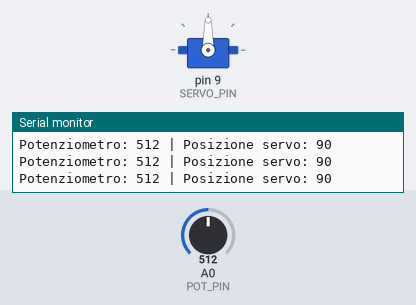
A sketch run on a simulated Arduino Uno, built with avr-gcc and run on an emulated ATmega328P. Parts: servo, the last lines printed to the serial monitor. Inputs (shaded band) come from the test bench; at power-on: A0 (POT_PIN) = 512.

Above: at 1.2 s.
1.3 s: A0 (POT_PIN) set to 108
At 2.1 s:
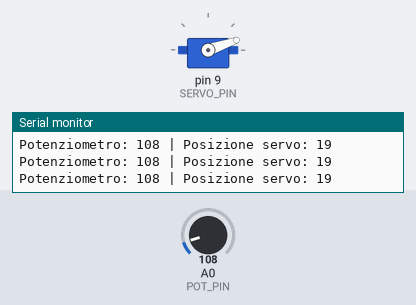
2.8 s: A0 (POT_PIN) set to 89
At 4.2 s:
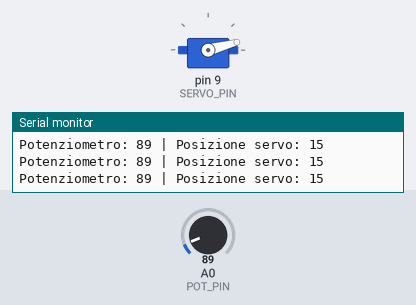
5.8 s: A0 (POT_PIN) set to 122
At 7.0 s:
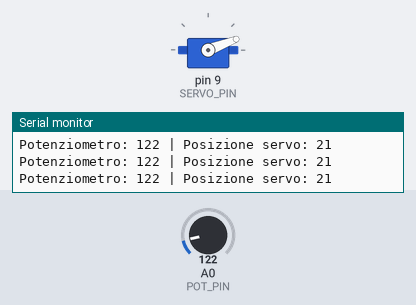
7.3 s: A0 (POT_PIN) set to 306
At 7.8 s:
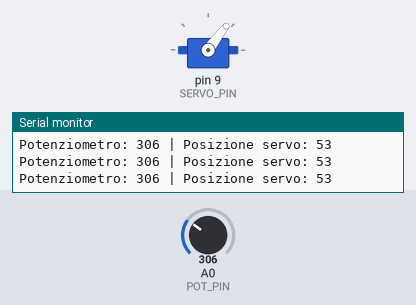
8.8 s: A0 (POT_PIN) set to 559
At 10.0 s:
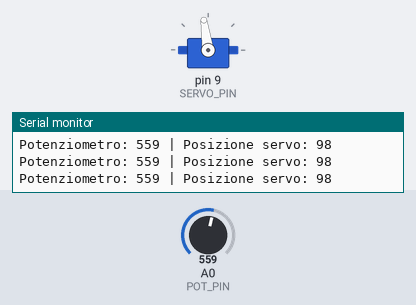
11.8 s: A0 (POT_PIN) set to 583
At 12.8 s:
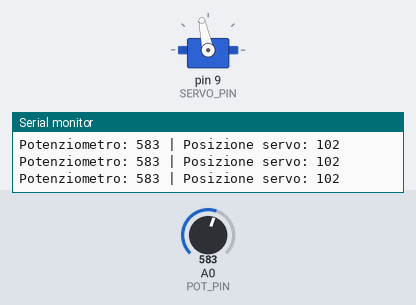
Timing chart, 0 to 14.3 s (numbered marks = the images above; inputs shaded):
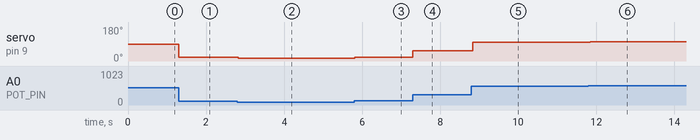

The sketch:

Servo_03_controllo_potenziometro.ino
```cpp
/**
 * \Servo_03_controllo_potenziometro
 *
 * Sketch per il controllo di un servo motore tramite potenziometro
 * La posizione del servo viene determinata dal valore letto dal potenziometro.
 *
 * https://github.com/filippo-bilardo/ROBOTICA/blob/main/servo/README.md
 *
 * @author Filippo Bilardo
 * @version 1.0  20/03/25 - Versione iniziale
 */
#include <Servo.h>

const int SERVO_PIN = 9;       // Pin a cui è collegato il servo
const int POT_PIN = A0;        // Pin analogico per il potenziometro
Servo myServo;                 // Crea un oggetto servo

int potValue;                  // Valore letto dal potenziometro
int servoPosition;             // Posizione del servo

void setup() {
  myServo.attach(SERVO_PIN);  // Collega il servo al pin specificato
  Serial.begin(9600);          // Inizializza la comunicazione seriale
}

void loop() {
  potValue = analogRead(POT_PIN);                // Legge il valore del potenziometro (0-1023)
  servoPosition = map(potValue, 0, 1023, 0, 180); // Converte il valore in gradi (0-180)
  myServo.write(servoPosition);                  // Imposta la posizione del servo

  // Visualizza i valori sulla console seriale
  Serial.print("Potenziometro: ");
  Serial.print(potValue);
  Serial.print(" | Posizione servo: ");
  Serial.println(servoPosition);

  delay(15);  // Piccolo ritardo per stabilità
}
```

Measured:
- after the input at 1.3 s, servo on pin 9 (SERVO_PIN): 90° → 19° at once
- after the input at 2.8 s, servo on pin 9 (SERVO_PIN): 19° → 15° at once
- after the input at 5.8 s, servo on pin 9 (SERVO_PIN): 15° → 21° at once
- after the input at 7.3 s, servo on pin 9 (SERVO_PIN): 21° → 53° at once
- after the input at 8.8 s, servo on pin 9 (SERVO_PIN): 53° → 98° at once
- after the input at 11.8 s, servo on pin 9 (SERVO_PIN): 98° → 102° at once
